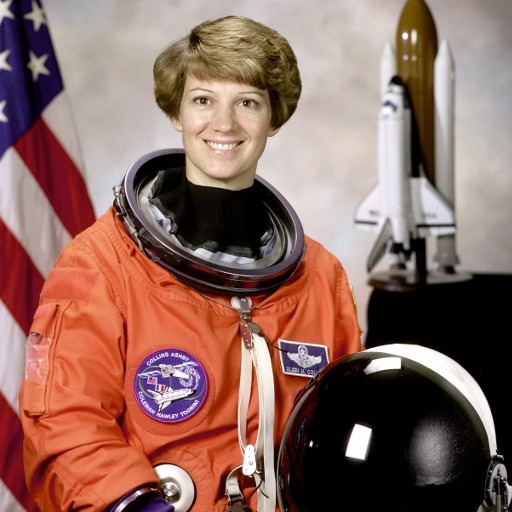
#> input picture code/photo.jpg, 512 x 512 px
$ python lab4_encrypt_image.py
#> lines starting #> are read from the running program, lines starting #| are printed output that depends on the picture
### code/chaos.py
# chaos.py  -  التشفير الفوضوي للصور (خريطة logistic + بعثرة + انتشار)
# هذا الملف تستخدمه كل التجارب من 4 إلى 8. لا تغيّري فيه شيئاً، فقط استدعيه.

import hashlib
import numpy as np

# تسريع اختياري: إذا كانت مكتبة numba منصّبة تُستخدم تلقائياً (أسرع بنحو 8 مرات، انظري التجربة 5)،
# وإذا لم تكن منصّبة يعمل الكود بشكل طبيعي لكن أبطأ. التجربة 5 تشرح الفرق.
try:
    from numba import njit
except ImportError:
    def njit(f):
        return f


@njit
def logistic_sequence(x0, r, n, skip=1000):
    """تولّد n عدداً بين 0 و1 من معادلة logistic:  x(n+1) = r * x(n) * (1 - x(n))
    نرمي أول skip عدداً حتى تبتعد السلسلة عن نقطة البداية."""
    x = x0
    for _ in range(skip):
        x = r * x * (1.0 - x)
    out = np.empty(n)
    for i in range(n):
        x = r * x * (1.0 - x)
        out[i] = x
    return out


@njit
def diffuse(p, k):
    """الانتشار: كل بايت مشفر يعتمد على مفتاحه وعلى البايت المشفر الذي قبله.
    c[i] = k[i] XOR ((p[i] + c[i-1]) mod 256)"""
    n = p.shape[0]
    c = np.empty(n, dtype=np.uint8)
    prev = 0
    for i in range(n):
        v = (int(p[i]) + prev) % 256
        c[i] = v ^ int(k[i])
        prev = int(c[i])
    return c


@njit
def undiffuse(c, k):
    """عكس الانتشار:  p[i] = ((c[i] XOR k[i]) - c[i-1]) mod 256"""
    n = c.shape[0]
    p = np.empty(n, dtype=np.uint8)
    prev = 0
    for i in range(n):
        v = int(c[i]) ^ int(k[i])
        p[i] = (v - prev) % 256
        prev = int(c[i])
    return p


@njit
def diffuse_backward(p, k):
    """نفس الانتشار لكن من آخر بايت إلى أوله.
    لماذا جولتان؟ في الجولة الأمامية تغيير بكسل يؤثر فقط على ما بعده. بالجولة الخلفية
    يصبح كل بكسل مشفر معتمداً على كل بكسلات الصورة (هذا ما يرفع NPCR إلى 99.6%)."""
    n = p.shape[0]
    c = np.empty(n, dtype=np.uint8)
    prev = 0
    for i in range(n - 1, -1, -1):
        v = (int(p[i]) + prev) % 256
        c[i] = v ^ int(k[i])
        prev = int(c[i])
    return c


@njit
def undiffuse_backward(c, k):
    n = c.shape[0]
    p = np.empty(n, dtype=np.uint8)
    prev = 0
    for i in range(n - 1, -1, -1):
        v = int(c[i]) ^ int(k[i])
        p[i] = (v - prev) % 256
        prev = int(c[i])
    return p


def frame_key(master_key, frame_index, extra=0):
    """تشتق مفتاحاً مختلفاً (x0, r) لكل فريم من كلمة السر الرئيسية باستخدام SHA-256.
    extra: رقم إضافي (مثل رقم الوجه داخل الفريم) حتى يكون لكل وجه مفتاحه."""
    text = f"{master_key}|{frame_index}|{extra}".encode()
    h = hashlib.sha256(text).digest()               # 32 بايت ثابتة لنفس النص
    a = int.from_bytes(h[:8], "big") / 2 ** 64      # عدد بين 0 و1
    b = int.from_bytes(h[8:16], "big") / 2 ** 64
    x0 = 0.1 + 0.8 * a                              # نبقيه بين 0.1 و0.9
    r = 3.99 + 0.01 * b                             # نبقيه بين 3.99 و4.0 (منطقة فوضوية)
    return x0, r


def _streams(x0, r, n):
    """سلسلة واحدة طويلة بطول 3n: الثلث الأول لترتيب المواقع، والثلثان الآخران مفتاحا بايتات."""
    seq = logistic_sequence(x0, r, 3 * n)
    perm = np.argsort(seq[:n])                              # ترتيب جديد "عشوائي" للمواقع
    k = (np.floor(seq[n:] * 1e8).astype(np.int64) % 256).astype(np.uint8)
    return perm, k[:n], k[n:]


def encrypt(img, x0, r):
    """تشفّر صورة (أو أي مصفوفة uint8) وترجع مصفوفة بنفس الحجم."""
    shape = img.shape
    flat = np.ascontiguousarray(img).reshape(-1)    # صف واحد طويل من البايتات
    perm, k1, k2 = _streams(x0, r, flat.size)
    shuffled = flat[perm]                           # 1) بعثرة المواقع
    cipher = diffuse(shuffled, k1)                  # 2) انتشار أمامي
    cipher = diffuse_backward(cipher, k2)           # 3) انتشار خلفي
    return cipher.reshape(shape)


def decrypt(cipher, x0, r):
    """تعكس الخطوات الثلاث بالترتيب المعاكس."""
    shape = cipher.shape
    flat = np.ascontiguousarray(cipher).reshape(-1)
    perm, k1, k2 = _streams(x0, r, flat.size)
    shuffled = undiffuse_backward(flat, k2)         # 3) عكس الانتشار الخلفي
    shuffled = undiffuse(shuffled, k1)              # 2) عكس الانتشار الأمامي
    plain = np.empty_like(shuffled)
    plain[perm] = shuffled                          # 1) إرجاع المواقع
    return plain.reshape(shape)

### code/lab4_encrypt_image.py
# التجربة 4: شفّري صورة واحدة، فكّيها، وتأكدي أنها رجعت بالضبط
import time
import numpy as np
import cv2
import matplotlib.pyplot as plt
import chaos                                  # ملف chaos.py بجانب هذا الملف

IMAGE = "photo.jpg"                           # أي صورة عندك (jpg أو png)
MASTER_KEY = "zahraa-secret-2026"             # كلمة السر الرئيسية

img = cv2.imread(IMAGE)
#> img is the input picture: shape (512, 512, 3); mean B, G, R 96.5, 105.8, 141.6
if img is None:
    raise SystemExit("لم أجد الصورة، ضعي صورة باسم photo.jpg بجانب هذا الملف")
print("حجم الصورة:", img.shape, "=", img.size, "بايت")
#| حجم الصورة: (512, 512, 3) = 786432 بايت

x0, r = chaos.frame_key(MASTER_KEY, 0)        # مفتاح الفريم رقم 0
print(f"المفتاح المشتق: x0 = {x0:.15f}, r = {r:.15f}")

t = time.time()
enc = chaos.encrypt(img, x0, r)
#> in encrypt, `return cipher.reshape(shape)`:
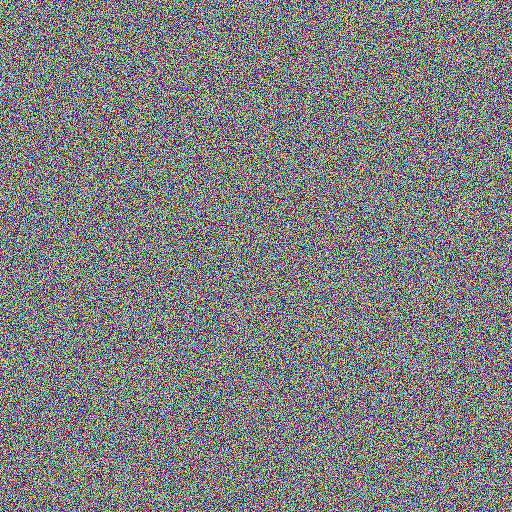
#> returned value: shape (512, 512, 3); mean of channels 0, 1, 2 127.6, 127.4, 127.5; drawn as B, G, R
print(f"زمن التشفير: {time.time() - t:.3f} ثانية")

t = time.time()
dec = chaos.decrypt(enc, x0, r)
print(f"زمن فك التشفير: {time.time() - t:.3f} ثانية")
print("هل الصورة رجعت بالضبط؟", np.array_equal(img, dec))
#| هل الصورة رجعت بالضبط؟ True

# مفتاح خاطئ (فريم رقم 1 بدل 0): يجب أن تطلع ضوضاء
x_wrong, r_wrong = chaos.frame_key(MASTER_KEY, 1)
wrong = chaos.decrypt(enc, x_wrong, r_wrong)
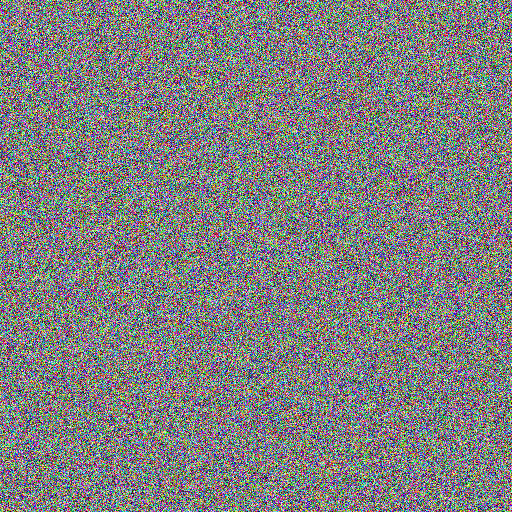
#> wrong: shape (512, 512, 3); mean B, G, R 127.4, 127.3, 127.4
print(f"بمفتاح خاطئ: نسبة البكسلات الصحيحة = {100 * np.mean(wrong == img):.2f}% (المفروض قرب 0.39%)")
#| بمفتاح خاطئ: نسبة البكسلات الصحيحة = 0.40% (المفروض قرب 0.39%)

# أهم درس عملي: احفظي المشفر بصيغة بدون فقد (PNG) وليس JPG
cv2.imwrite("encrypted.png", enc)
cv2.imwrite("encrypted.jpg", enc)
from_png = chaos.decrypt(cv2.imread("encrypted.png"), x0, r)
from_jpg = chaos.decrypt(cv2.imread("encrypted.jpg"), x0, r)
#> call 4 of decrypt, with x0 = 0.712, r = 4
#> in decrypt (call 4), `flat = np.ascontiguousarray(cipher).reshape(-1)`:
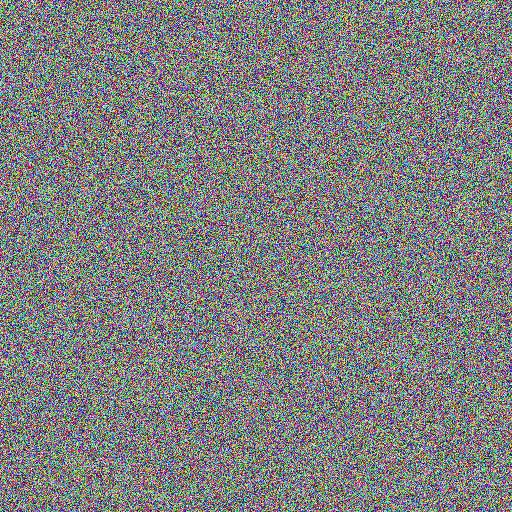
#> cipher: shape (512, 512, 3); mean B, G, R 127.6, 127.4, 127.5
#> in decrypt (call 4), `return plain.reshape(shape)`:
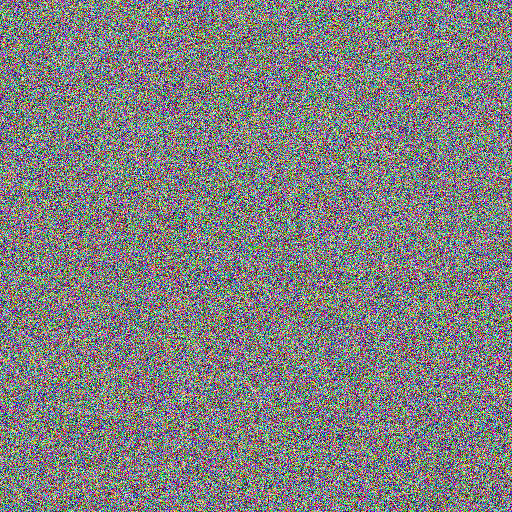
#> returned value: shape (512, 512, 3); mean of channels 0, 1, 2 127.7, 127.6, 128.2; drawn as B, G, R
print("فك من PNG صحيح؟", np.array_equal(img, from_png))
#| فك من PNG صحيح؟ True
print(f"فك من JPG صحيح؟ {np.array_equal(img, from_jpg)}  (نسبة البكسلات الصحيحة {100 * np.mean(from_jpg == img):.2f}%)")
#| فك من JPG صحيح؟ False  (نسبة البكسلات الصحيحة 0.42%)

# الرسم: الأصل، المشفر، المفكوك، المفكوك من JPG، وهستوغرام الأصل والمشفر
rgb = lambda a: cv2.cvtColor(a, cv2.COLOR_BGR2RGB)
fig, ax = plt.subplots(2, 3, figsize=(12, 7))
ax[0, 0].imshow(rgb(img));      ax[0, 0].set_title("original")
ax[0, 1].imshow(rgb(enc));      ax[0, 1].set_title("encrypted")
ax[0, 2].imshow(rgb(dec));      ax[0, 2].set_title("decrypted (identical)")
ax[1, 0].imshow(rgb(from_jpg)); ax[1, 0].set_title("decrypted from JPG (broken)")
ax[1, 1].hist(img.ravel(), bins=256, color="gray"); ax[1, 1].set_title("histogram: original")
ax[1, 2].hist(enc.ravel(), bins=256, color="gray"); ax[1, 2].set_title("histogram: encrypted (flat)")
for a in ax.ravel()[:4]:
    a.axis("off")
plt.tight_layout()
plt.savefig("lab4_result.png", dpi=110)
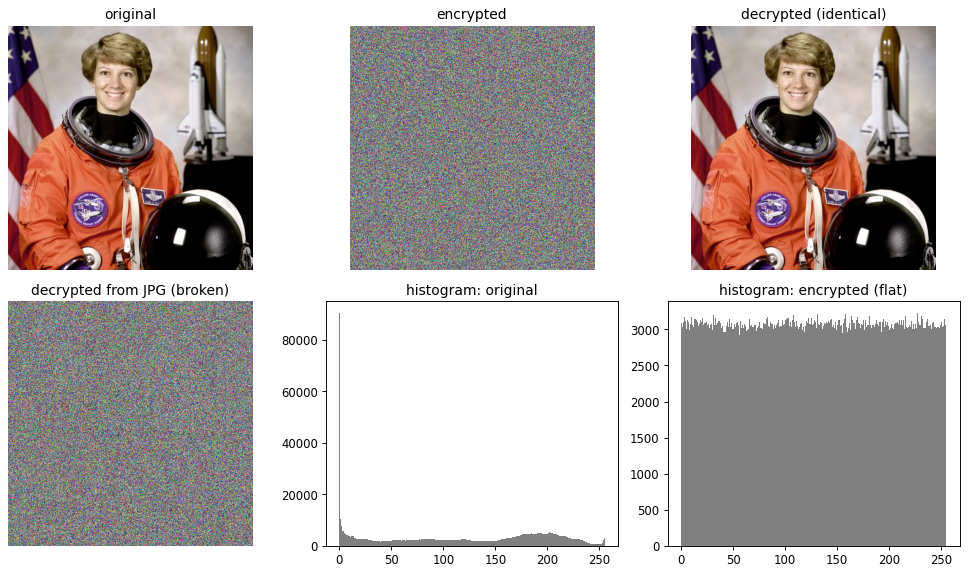
#> figure drawn by matplotlib, 6 panels; panel 5: tallest bar 90398 high, from x = 0 to 0.996; panel 6: tallest bar 3228 high, from x = 227.1 to 228.1
plt.show()
print("الرسم محفوظ باسم lab4_result.png")

$ run again, with img/lab2_track.jpg copied over code/photo.jpg
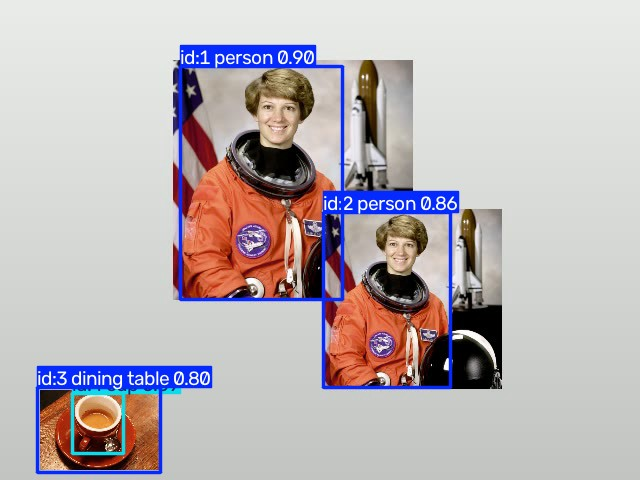
#> input picture img/lab2_track.jpg, 640 x 480 px
#> img is the input picture: shape (480, 640, 3); mean B, G, R 182.8, 180, 187.6
#| حجم الصورة: (480, 640, 3) = 921600 بايت
#| هل الصورة رجعت بالضبط؟ True
#| بمفتاح خاطئ: نسبة البكسلات الصحيحة = 0.39% (المفروض قرب 0.39%)
#> in decrypt (call 4), `flat = np.ascontiguousarray(cipher).reshape(-1)`:
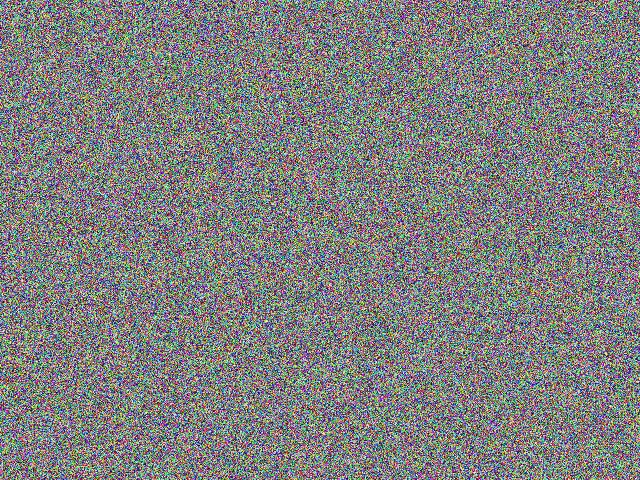
#> cipher: shape (480, 640, 3); mean B, G, R 127.4, 127.4, 127.7
#> in decrypt (call 4), `return plain.reshape(shape)`:
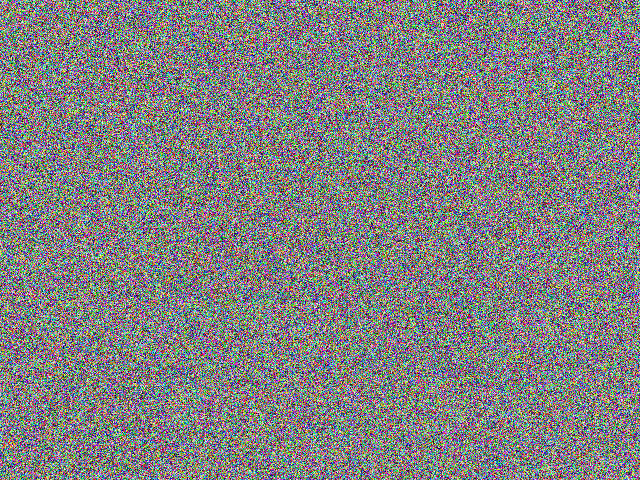
#> returned value: shape (480, 640, 3); mean of channels 0, 1, 2 128.7, 128.6, 128.9; drawn as B, G, R
#| فك من PNG صحيح؟ True
#| فك من JPG صحيح؟ False  (نسبة البكسلات الصحيحة 0.42%)

$ run again, with img/lab5_frames.jpg copied over code/photo.jpg
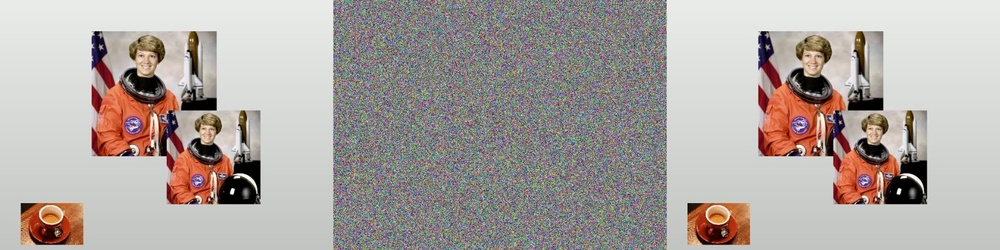
#> input picture img/lab5_frames.jpg, 1000 x 250 px, shrunk from 1600 x 400 before the run
#> img is the input picture: shape (250, 1000, 3); mean B, G, R 161.2, 165.2, 172.5
#| حجم الصورة: (250, 1000, 3) = 750000 بايت
#| هل الصورة رجعت بالضبط؟ True
#| بمفتاح خاطئ: نسبة البكسلات الصحيحة = 0.39% (المفروض قرب 0.39%)
#> in decrypt (call 4), `flat = np.ascontiguousarray(cipher).reshape(-1)`:
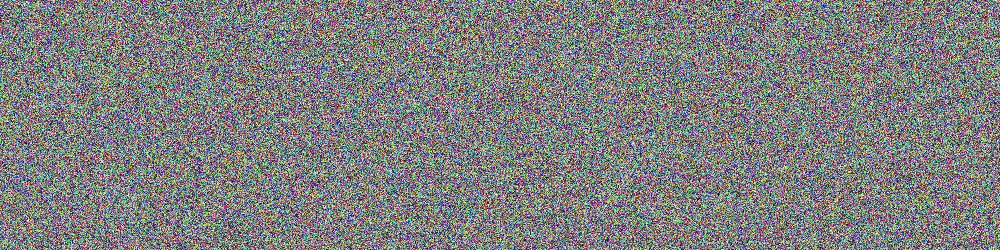
#> cipher: shape (250, 1000, 3); mean B, G, R 127.6, 127.6, 127.3
#> in decrypt (call 4), `return plain.reshape(shape)`:
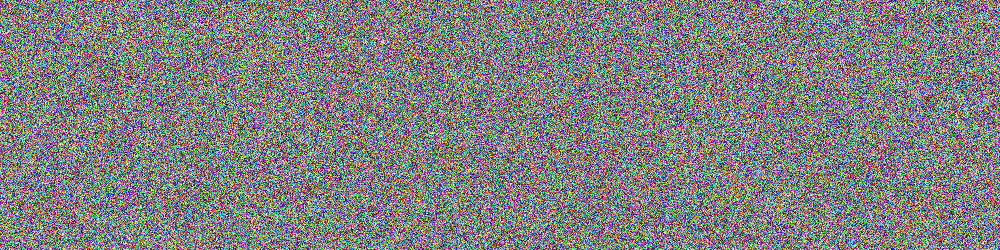
#> returned value: shape (250, 1000, 3); mean of channels 0, 1, 2 128.5, 128.5, 128.5; drawn as B, G, R
#| فك من PNG صحيح؟ True
#| فك من JPG صحيح؟ False  (نسبة البكسلات الصحيحة 0.42%)
